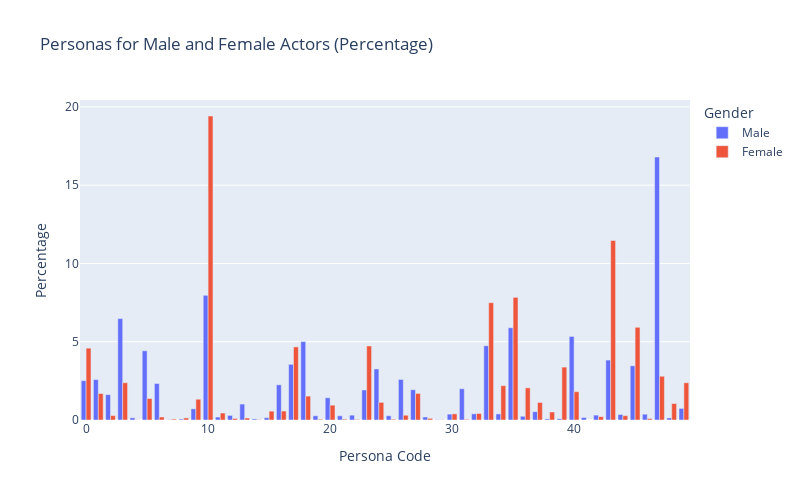

The code cell stored with this chart in its notebook:
### Code cell
# Analyze the relationship between "Persona_code" and "Actor Gender"
persona_gender_counts = persona_char_movie.groupby(['persona_code', 'actor_gender']).size().unstack()

# Calculate the percentages for each persona separately
persona_gender_percentages_male = persona_gender_counts['M'] / total_male_actors * 100
persona_gender_percentages_female = persona_gender_counts['F'] / total_female_actors * 100

# Combine the percentages for both male and female actors
combined_percentages = pd.concat([persona_gender_percentages_male, persona_gender_percentages_female], axis=1, keys=['Male', 'Female'])

# Reset index for compatibility with Plotly Express
combined_percentages = combined_percentages.reset_index()

# Melt the dataframe for Plotly Express
melted_percentages = pd.melt(combined_percentages, id_vars='persona_code', var_name='Gender', value_name='Percentage')

# Create an interactive grouped bar plot using Plotly Express
fig = px.bar(melted_percentages, x='persona_code', y='Percentage', color='Gender',
             labels={'Percentage': 'Percentage', 'persona_code': 'Persona Code'},
             title='Personas for Male and Female Actors (Percentage)',
             barmode='group', width=800, height=500)

# Show the interactive plot
fig.show()


# Specify the full path for saving the HTML file
save_path = '../generated/html/persona_gender_percentage.html'

# Save the figure as an HTML file
fig.write_html(save_path)

### Figure 1 — Plotly figure (JSON) as saved in the notebook; plotly's stock layout.template omitted (floating-point values rounded to 4 significant figures)
{"data": [{"alignmentgroup": "True", "hovertemplate": "Gender=Male<br>Persona Code=%{x}<br>Percentage=%{y}<extra></extra>", "legendgroup": "Male", "marker": {"color": "#636efa", "pattern": {"shape": ""}}, "name": "Male", "offsetgroup": "Male", "orientation": "v", "showlegend": true, "textposition": "auto", "type": "bar", "x": [0, 1, 2, 3, 4, 5, 6, 7, 8, 9, 10, 11, 12, 13, 14, 15, 16, 17, 18, 19, 20, 21, 22, 23, 24, 25, 26, 27, 28, 29, 30, 31, 32, 33, 34, 35, 36, 37, 38, 39, 40, 41, 42, 43, 44, 45, 46, 47, 48, 49], "xaxis": "x", "y": [2.511, 2.581, 1.618, 6.479, 0.14, 4.421, 2.33, 0.01646, 0.05763, 0.7121, 7.965, 0.1893, 0.2923, 1.017, 0.06998, 0.1482, 2.247, 3.556, 5.005, 0.2676, 1.42, 0.2676, 0.3087, 1.918, 3.26, 0.2717, 2.589, 1.931, 0.1935, 0.01646, 0.3746, 1.996, 0.3952, 4.742, 0.3869, 5.89, 0.2387, 0.531, 0.06998, 0.07821, 5.339, 0.1605, 0.3128, 3.828, 0.354, 3.462, 0.3705, 16.8, 0.1317, 0.7409], "yaxis": "y"}, {"alignmentgroup": "True", "hovertemplate": "Gender=Female<br>Persona Code=%{x}<br>Percentage=%{y}<extra></extra>", "legendgroup": "Female", "marker": {"color": "#EF553B", "pattern": {"shape": ""}}, "name": "Female", "offsetgroup": "Female", "orientation": "v", "showlegend": true, "textposition": "auto", "type": "bar", "x": [0, 1, 2, 3, 4, 5, 6, 7, 8, 9, 10, 11, 12, 13, 14, 15, 16, 17, 18, 19, 20, 21, 22, 23, 24, 25, 26, 27, 28, 29, 30, 31, 32, 33, 34, 35, 36, 37, 38, 39, 40, 41, 42, 43, 44, 45, 46, 47, 48, 49], "xaxis": "x", "y": [4.588, 1.69, 0.2816, 2.379, 0.007411, 1.371, 0.1927, 0.05929, 0.1334, 1.327, 19.42, 0.4447, 0.09635, 0.126, 0.02223, 0.5633, 0.5707, 4.669, 1.527, 0.04447, 0.9486, 0.05188, 0.03706, 4.728, 1.127, 0.04447, 0.3039, 1.697, 0.1038, 0.01482, 0.3928, 0.04447, 0.415, 7.493, 2.194, 7.834, 2.053, 1.119, 0.5114, 3.38, 1.808, null, 0.2149, 11.47, 0.2742, 5.922, 0.08894, 2.794, 1.052, 2.379], "yaxis": "y"}], "layout": {"barmode": "group", "height": 500, "legend": {"title": {"text": "Gender"}, "tracegroupgap": 0}, "title": {"text": "Personas for Male and Female Actors (Percentage)"}, "width": 800, "xaxis": {"anchor": "y", "domain": [0, 1], "title": {"text": "Persona Code"}}, "yaxis": {"anchor": "x", "domain": [0, 1], "title": {"text": "Percentage"}}}}
